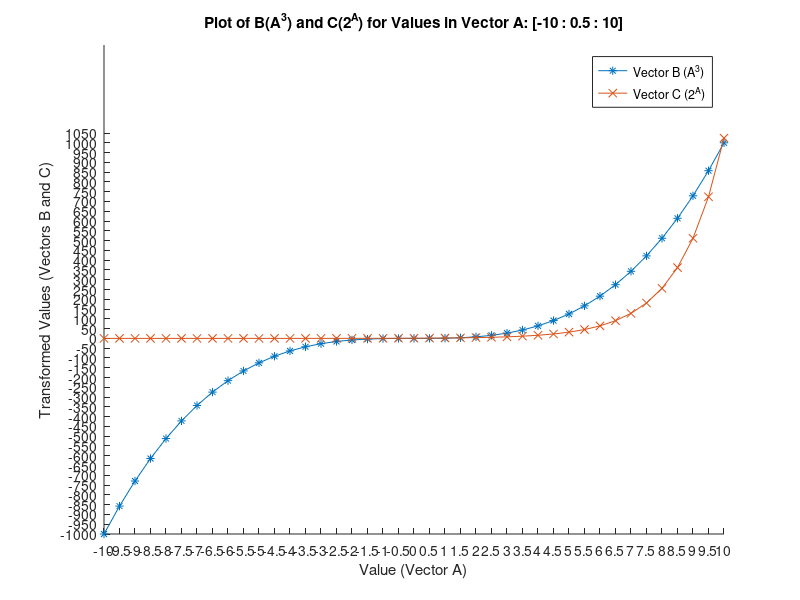

Here is the MATLAB script that generated this plot:
% This script generates a Vector A with 41 values between -10 and 10 inclusive, increment 0.5,
% and transforms each corresponding value into A(n)^3 and 2^A(n), placed
% into vectors B and C respectively. It then plots the values of A(n) on the x
% axis and the values of B(n) and C(n) on the y axis.

% Define vector A

A = [-10 : 0.5 : 10];

% Define vectors B and C

B = zeros(1,length(A));
C = B;

% Replace each index of B with A^3 and of C with 2^A for A(index)

for index = 1:length(A)
    B(index) = A(index)^3;
    C(index) = 2^(A(index));
end

% Close all open plots
close all;

% Display following plots on same graph until hold off
hold on;

% Plot B and C as solid lines with *'s and x's denoting discrete data points
plot(A,B, '-*')
plot(A,C, '-x')

% End plotting on same graph
hold off;   

% Legend for graph

legend('Vector B (A^3)', 'Vector C (2^A)')

% Title for graph

title('Plot of B(A^3) and C(2^A) for Values in Vector A: [-10 : 0.5 : 10]')

% Label plot axes

xlabel('Value (Vector A)')
ylabel('Transformed Values (Vectors B and C)')

% Set x axis to display ticks for each of the 41 values of Vector A
set(gca,'XTick',(-10 : 0.5 : 10))

% Set y axis to display ticks useful for minimum and maximum values of B
% and C
set(gca,'YTick',(-1000 : 50 : 1050))


% Set position and size of graph: x0 (horizontal pixels of bottom left of plot from bottom left of screen), y0 (vertical
% pixels of bottom left of plot from bottom left of screen), plot width (pixels), plot height
% (pixels)
set(gcf, 'Position', [100, 100, 1728, 972])